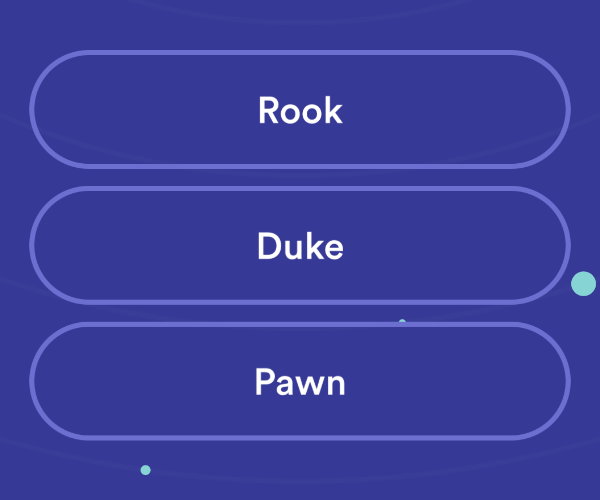
#> input picture a.png, 600 x 500 px
$ python -i imaging.py   (imports and definitions only)
#> lines starting #> are read from the running program, lines starting #| are printed output that depends on the picture; after the words box and inside, x2 and y2 are one past the last pixel; in counts of white or black regions, pixels touching at a corner belong together
import cv2
import mss.tools
import numpy as np

# [44 lines left out: function take_images, not called in this run]

def shading(q_image):
#> called with q_image = '../a.png'
    q_temp = cv2.imread(q_image)
#> q_temp is the input picture: shape (500, 600, 3); mean B, G, R 153.8, 62.5, 59.4
    pq = cv2.cvtColor(q_temp, cv2.COLOR_BGR2GRAY)
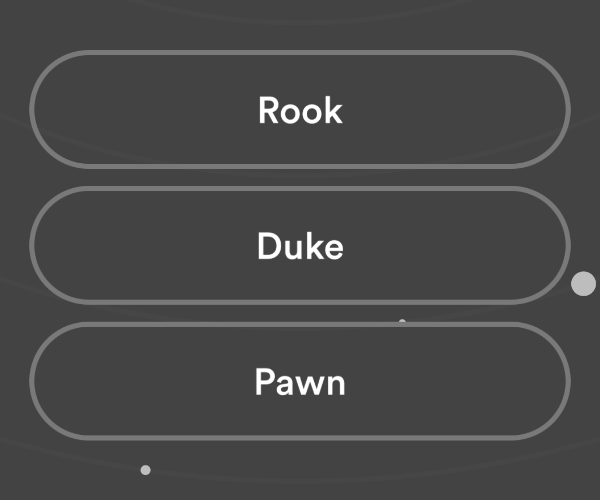
#> pq: shape (500, 600); min 67, max 255, mean 72.3
    (thresh, pq) = cv2.threshold(pq, 127, 255, cv2.THRESH_BINARY)
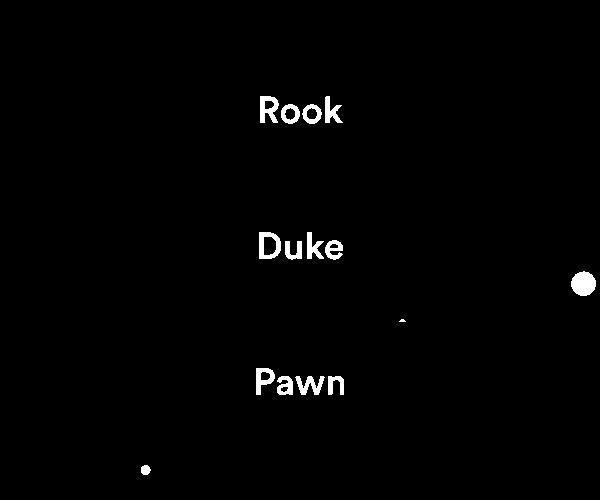
#> pq: shape (500, 600); 1.2% white; 15 white regions (1 under 20 px), largest, box (x1, y1, x2, y2) and area: (571, 271, 596, 296) 479, (259, 232, 281, 259) 337, (260, 96, 279, 123) 328
    blur = 5
    pq = cv2.medianBlur(pq, blur)
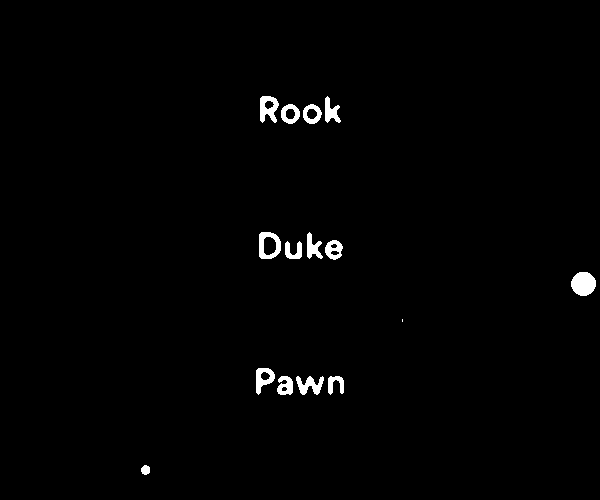
#> pq: shape (500, 600); 1.2% white; 15 white regions (1 under 20 px), largest, box (x1, y1, x2, y2) and area: (571, 272, 596, 296) 470, (259, 232, 281, 259) 337, (260, 96, 279, 123) 328
    return pq

>>> result = shading('../a.png')

$ run again, on a1.png
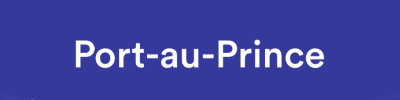
#> input picture a1.png, 400 x 100 px
#> in shading, q_temp is the input picture: shape (100, 400, 3); mean B, G, R 160.6, 68, 64.2
#> in shading, `(thresh, pq) = cv2.threshold(pq, 127, 255, cv2.THRESH_BINARY)`:
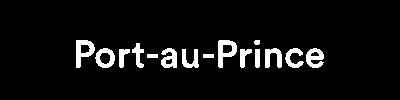
#> pq: shape (100, 400); 6.1% white; 15 white regions, largest, box (x1, y1, x2, y2) and area: (218, 40, 237, 68) 282, (76, 40, 95, 68) 280, (306, 48, 324, 68) 233
#> in shading, `pq = cv2.medianBlur(pq, blur)`:
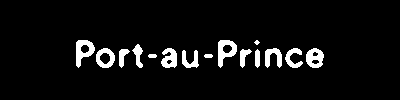
#> pq: shape (100, 400); 5.9% white; 15 white regions (1 under 20 px), largest, box (x1, y1, x2, y2) and area: (218, 40, 237, 68) 286, (76, 40, 95, 68) 283, (306, 48, 324, 68) 248
